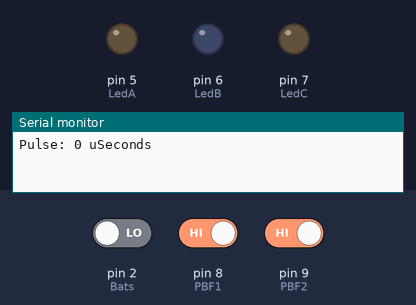
Bench run of a sketch on a simulated Arduino Uno, built with avr-gcc and run on an emulated ATmega328P. On the bench: output pins drawn as LEDs (lit = HIGH), the last lines printed to the serial monitor. The inputs (shaded band) are chosen by the test bench; at power-on: pin 8 (PBF1) HIGH, pin 9 (PBF2) HIGH, pin 2 (Bats) LOW.

Above: at 1.2 s.
1.3 s: pin 8 (PBF1) driven LOW
At 1.8 s:
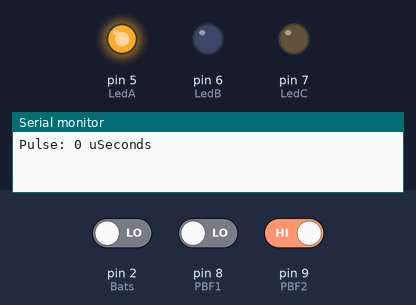
3.0 s: pin 8 (PBF1) driven HIGH and pin 9 (PBF2) driven LOW
At 4.2 s:
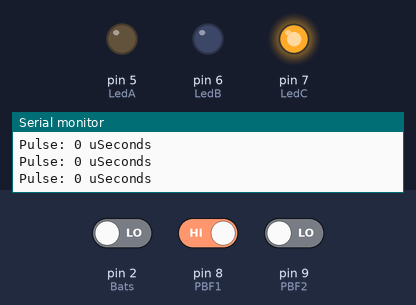
Timing chart, 0 to 6.0 s (numbered marks = the images above; inputs shaded):
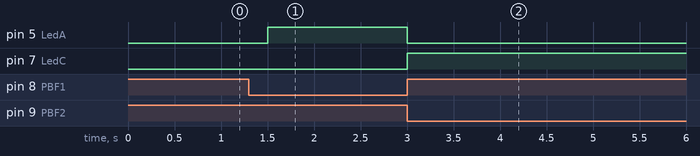

Measured:
- after the input at 1.3 s, pin 5 (LedA): LOW → HIGH after 0.20 s
- after the input at 3.0 s, pin 5 (LedA): HIGH → LOW at once; pin 7 (LedC): LOW → HIGH at once

The sketch:

ABDemo.ino
```cpp
// ArduBat Test / Demo Program -- ArduBat Shield and Arduino UNO

const int Bats = 2;       // Bat Pulses - Pin 2
const int LedA = 5;       // Green LED - Pin 5
const int LedB = 6;       // Yellow LED - Pin 6
const int LedC = 7;       // Red LED - Pin 7
const int PBF1 = 8;       // F1 PButton - Pin 8
const int PBF2 = 9;       // F2 PButton - Pin 9

unsigned long BatPulse = 0;        // holds the value of PulseIn

int Freq = 0;                      // calculated frequency

void setup () {

  pinMode ( Bats, INPUT );         // Div 32 pulse input

  pinMode ( LedA, OUTPUT );
  pinMode ( LedB, OUTPUT );
  pinMode ( LedC, OUTPUT );
  pinMode ( PBF1, INPUT );
  pinMode ( PBF2, INPUT );

  digitalWrite ( LedA, LOW );  // initialize the
  digitalWrite ( LedB, LOW );  // LEDS
  digitalWrite ( LedC, LOW );  // All are off

  Serial.begin(57600);

}

void loop () {

    if ( ( digitalRead ( PBF2 ) == LOW )) {   // Test Button / Red LED
        digitalWrite ( LedC, HIGH );          // Turn on Red LED
        digitalWrite ( LedA, LOW );           // Turn off Green LED
    }

    if ( ( digitalRead ( PBF1 ) == LOW )) {   // Test Button / Green LED
      digitalWrite ( LedA, HIGH );            // Turn on Green
      digitalWrite ( LedC, LOW );             // Turn off Red LED
    }

   ////////////////////////////////////////////////////////////////////////////////
   //
   //                  Heart of program - process bat pulses !!
   //
   ////////////////////////////////////////////////////////////////////////////////


    BatPulse = pulseIn( Bats, HIGH );         // Get a bat pulse

    Serial.print ( "Pulse: ");                // Show the Raw pulse width
    Serial.print  ( BatPulse );
    Serial.print (" uSeconds " );

    if ( BatPulse < 1000 ) {                  // Must be > 16kHz
      if ( BatPulse > 200 ) {                 // Must be < 64kHz

        Freq = ( 16000 / BatPulse );          // Calculate Frequency
        Serial.print ( " : Frequency is " );  // Show frequency
        Serial.print ( Freq );
        Serial.print ( " kHz " );

        digitalWrite ( LedB, HIGH );          // Turn on Yellow LED

        }
      }

    delay(500);                               // short delay
    digitalWrite ( LedB, LOW );               // Turn Yellow LED off

    Serial.println();                         // finish line
}
```
